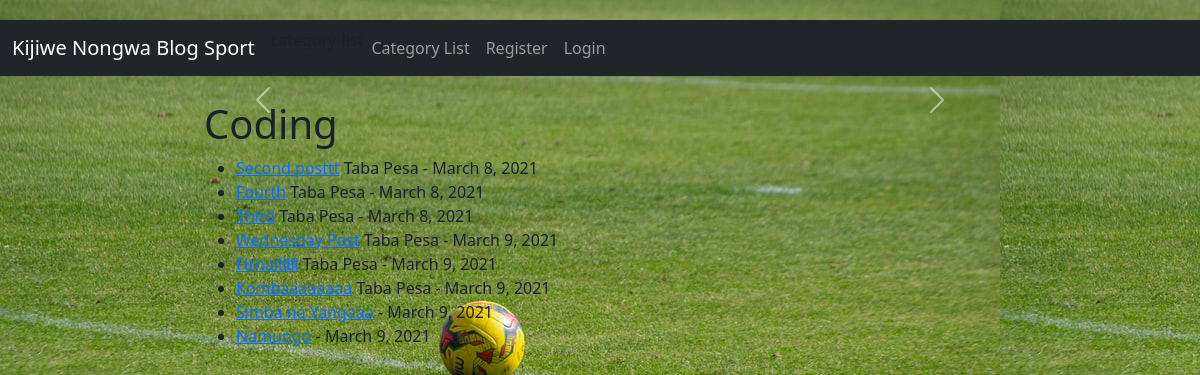
Screenshot of /category/coding with the database file from the repository.
### kijiwenongwa_app/models.py (models this page shows, shortened)
class Post(models.Model):
    tittle = models.CharField(max_length=255)
    header_image = models.ImageField(null=True, blank=True, upload_to="images/")
    tittle_tag = models.CharField(max_length=50, default='kijiwenongwa')
    author = models.ForeignKey(User, on_delete=models.CASCADE)
    body = RichTextField(blank=True, null=True)
    post_date = models.DateField(auto_now_add=True)
    Category = models.CharField(max_length=255, default='coding')
    snippet = models.CharField(max_length=255)
    likes = models.ManyToManyField(User, related_name='blog_posts')

### kijiwenongwa_app/views.py (the view)
# urls.py: path('category/<str:cats>',CategoryView,name='category'),
def CategoryView(request, cats):
    category_post = Post.objects.filter(Category=cats.replace('-', ''))
    return render(request, 'category.html', {'cats': cats.title(), 'category_post': category_post})

### template/category.html (shortened to what this page needs)
{% extends 'base.html' %}
{% block content %}
{% if category_post %}
<h1>{{cats}}</h1>
<ul>
    {% for post in category_post %}
    <li><a href="{% url 'detail' post.pk %}"> {{ post.tittle }}</a>  {{ post.author.first_name }}
        {{post.author.last_name}} - {{post.post_date}}
    {% endfor %}
</ul>
{% else %}
<h2> Sorry {{cats}} page does not exist ...)</h2>
{% endif %}
{% endblock %}

### static/the_blog/css/stylesheet.css (style rules this page uses)
body { background-image: url("../images/hd2.jpg"); }
body { margin-top:20px; color: #1a202c; text-align: left; background-color: #e2e8f0; }

### rows the page displays
Post: tittle "Second posttt", author.first_name "Taba", author.last_name "Pesa", post_date "March 8, 2021"
Post: tittle "Fourth", author.first_name "Taba", author.last_name "Pesa", post_date "March 8, 2021"
Post: tittle "Third", author.first_name "Taba", author.last_name "Pesa", post_date "March 8, 2021"
Post: tittle "Wednesday Post", author.first_name "Taba", author.last_name "Pesa", post_date "March 9, 2021"
Post: tittle "Firnallllll", author.first_name "Taba", author.last_name "Pesa", post_date "March 9, 2021"
Post: tittle "Kombaaaaaaaa", author.first_name "Taba", author.last_name "Pesa", post_date "March 9, 2021"
Post: tittle "Simba na Yangaaa", post_date "March 9, 2021"
Post: tittle "Namungo", post_date "March 9, 2021"

### other values shown
{{ cats }} "Coding"
